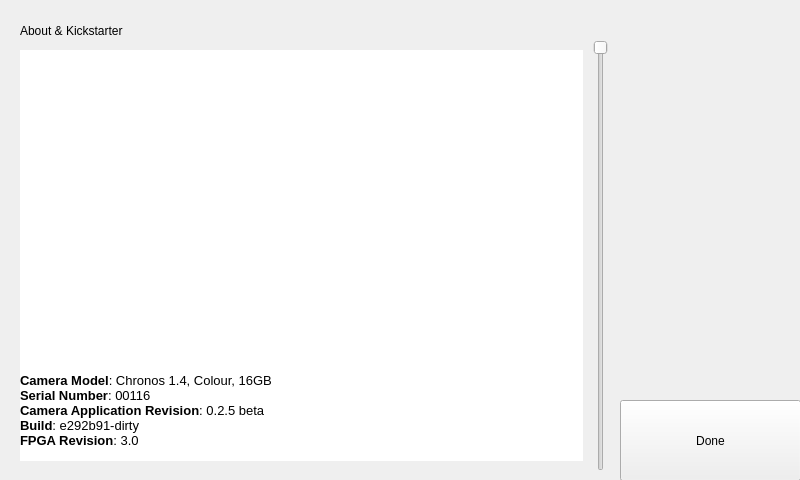
<?xml version="1.0" encoding="UTF-8"?>
<ui version="4.0">
 <class>Form</class>
 <widget class="QWidget" name="Form">
  <property name="geometry">
   <rect>
    <x>0</x>
    <y>0</y>
    <width>800</width>
    <height>480</height>
   </rect>
  </property>
  <property name="windowTitle">
   <string notr="true">About &amp; Kickstarter</string>
  </property>
  <widget class="Backdrop" name="backdrop">
   <property name="geometry">
    <rect>
     <x>0</x>
     <y>0</y>
     <width>801</width>
     <height>481</height>
    </rect>
   </property>
  </widget>
  <widget class="HeaderLabel" name="headerlabel">
   <property name="geometry">
    <rect>
     <x>20</x>
     <y>10</y>
     <width>241</width>
     <height>41</height>
    </rect>
   </property>
   <property name="text">
    <string>About &amp; Kickstarter</string>
   </property>
  </widget>
  <widget class="Button" name="uiDone">
   <property name="geometry">
    <rect>
     <x>620</x>
     <y>400</y>
     <width>181</width>
     <height>81</height>
    </rect>
   </property>
   <property name="text">
    <string>Done</string>
   </property>
  </widget>
  <widget class="Slider" name="uiScroll">
   <property name="geometry">
    <rect>
     <x>560</x>
     <y>40</y>
     <width>81</width>
     <height>431</height>
    </rect>
   </property>
   <property name="invertedAppearance">
    <bool>true</bool>
   </property>
  </widget>
  <widget class="QScrollArea" name="uiScrollArea">
   <property name="geometry">
    <rect>
     <x>20</x>
     <y>50</y>
     <width>563</width>
     <height>411</height>
    </rect>
   </property>
   <property name="styleSheet">
    <string notr="true">background: white; border: none;</string>
   </property>
   <property name="verticalScrollBarPolicy">
    <enum>Qt::ScrollBarAlwaysOff</enum>
   </property>
   <property name="horizontalScrollBarPolicy">
    <enum>Qt::ScrollBarAlwaysOff</enum>
   </property>
   <property name="widgetResizable">
    <bool>true</bool>
   </property>
   <widget class="QWidget" name="uiScrollAreaContents">
    <property name="geometry">
     <rect>
      <x>0</x>
      <y>0</y>
      <width>563</width>
      <height>411</height>
     </rect>
    </property>
    <widget class="Label" name="uiText">
     <property name="geometry">
      <rect>
       <x>0</x>
       <y>0</y>
       <width>559</width>
       <height>2300</height>
      </rect>
     </property>
     <property name="sizePolicy">
      <sizepolicy hsizetype="MinimumExpanding" vsizetype="MinimumExpanding">
       <horstretch>0</horstretch>
       <verstretch>0</verstretch>
      </sizepolicy>
     </property>
     <property name="text">
      <string>&lt;!DOCTYPE HTML PUBLIC &quot;-//W3C//DTD HTML 4.0//EN&quot; &quot;http://www.w3.org/TR/REC-html40/strict.dtd&quot;&gt;
&lt;html&gt;&lt;head&gt;&lt;meta name=&quot;qrichtext&quot; content=&quot;1&quot; /&gt;&lt;style type=&quot;text/css&quot;&gt;
p, li { white-space: pre-wrap; }
&lt;/style&gt;&lt;/head&gt;&lt;body style=&quot; font-family:'Noto Sans'; font-size:16px; font-weight:400; font-style:normal;&quot;&gt;
&lt;p style=&quot; margin-top:0px; margin-bottom:0px; margin-left:0px; margin-right:0px; -qt-block-indent:0; text-indent:0px;&quot;&gt;&lt;span style=&quot; font-size:10pt; font-weight:600;&quot;&gt;Camera Model&lt;/span&gt;&lt;span style=&quot; font-size:10pt;&quot;&gt;: Chronos 1.4, Colour, 16GB&lt;/span&gt;&lt;/p&gt;
&lt;p style=&quot; margin-top:0px; margin-bottom:0px; margin-left:0px; margin-right:0px; -qt-block-indent:0; text-indent:0px;&quot;&gt;&lt;span style=&quot; font-size:10pt; font-weight:600;&quot;&gt;Serial Number&lt;/span&gt;&lt;span style=&quot; font-size:10pt;&quot;&gt;: 00116&lt;/span&gt;&lt;/p&gt;
&lt;p style=&quot; margin-top:0px; margin-bottom:0px; margin-left:0px; margin-right:0px; -qt-block-indent:0; text-indent:0px;&quot;&gt;&lt;span style=&quot; font-size:10pt; font-weight:600;&quot;&gt;Camera Application Revision&lt;/span&gt;&lt;span style=&quot; font-size:10pt;&quot;&gt;: 0.2.5 beta&lt;/span&gt;&lt;/p&gt;
&lt;p style=&quot; margin-top:0px; margin-bottom:0px; margin-left:0px; margin-right:0px; -qt-block-indent:0; text-indent:0px;&quot;&gt;&lt;span style=&quot; font-size:10pt; font-weight:600;&quot;&gt;Build&lt;/span&gt;&lt;span style=&quot; font-size:10pt;&quot;&gt;: e292b91-dirty&lt;/span&gt;&lt;/p&gt;
&lt;p style=&quot; margin-top:0px; margin-bottom:0px; margin-left:0px; margin-right:0px; -qt-block-indent:0; text-indent:0px;&quot;&gt;&lt;span style=&quot; font-size:10pt; font-weight:600;&quot;&gt;FPGA Revision&lt;/span&gt;&lt;span style=&quot; font-size:10pt;&quot;&gt;: 3.0&lt;/span&gt;&lt;/p&gt;
&lt;p style=&quot;-qt-paragraph-type:empty; margin-top:0px; margin-bottom:0px; margin-left:0px; margin-right:0px; -qt-block-indent:0; text-indent:0px; font-size:10pt;&quot;&gt;&lt;br /&gt;&lt;/p&gt;
&lt;p style=&quot; margin-top:0px; margin-bottom:0px; margin-left:0px; margin-right:0px; -qt-block-indent:0; text-indent:0px;&quot;&gt;&lt;span style=&quot; font-size:10pt;&quot;&gt;A HUGE thanks to all of our Kickstarter backers!&lt;/span&gt;&lt;/p&gt;
&lt;p style=&quot; margin-top:0px; margin-bottom:0px; margin-left:0px; margin-right:0px; -qt-block-indent:0; text-indent:0px;&quot;&gt;&lt;span style=&quot; font-size:10pt;&quot;&gt;Without your support, this camera would not exist.&lt;/span&gt;&lt;/p&gt;
&lt;p style=&quot;-qt-paragraph-type:empty; margin-top:0px; margin-bottom:0px; margin-left:0px; margin-right:0px; -qt-block-indent:0; text-indent:0px; font-size:10pt;&quot;&gt;&lt;br /&gt;&lt;/p&gt;
&lt;p style=&quot; margin-top:0px; margin-bottom:0px; margin-left:0px; margin-right:0px; -qt-block-indent:0; text-indent:0px;&quot;&gt;&lt;span style=&quot; font-size:10pt; font-weight:600;&quot;&gt;8GB Earlybird Reward&lt;/span&gt;&lt;/p&gt;
&lt;p style=&quot; margin-top:0px; margin-bottom:0px; margin-left:0px; margin-right:0px; -qt-block-indent:0; text-indent:0px;&quot;&gt;&lt;span style=&quot; font-size:10pt;&quot;&gt;-----&lt;/span&gt;&lt;/p&gt;
&lt;p style=&quot; margin-top:0px; margin-bottom:0px; margin-left:0px; margin-right:0px; -qt-block-indent:0; text-indent:0px;&quot;&gt;&lt;span style=&quot; font-size:10pt;&quot;&gt;Electra Flarefire&lt;/span&gt;&lt;/p&gt;
&lt;p style=&quot; margin-top:0px; margin-bottom:0px; margin-left:0px; margin-right:0px; -qt-block-indent:0; text-indent:0px;&quot;&gt;&lt;span style=&quot; font-size:10pt;&quot;&gt;Bennbuilds&lt;/span&gt;&lt;/p&gt;
&lt;p style=&quot; margin-top:0px; margin-bottom:0px; margin-left:0px; margin-right:0px; -qt-block-indent:0; text-indent:0px;&quot;&gt;&lt;span style=&quot; font-size:10pt;&quot;&gt;gamerdonkey&lt;/span&gt;&lt;/p&gt;
&lt;p style=&quot; margin-top:0px; margin-bottom:0px; margin-left:0px; margin-right:0px; -qt-block-indent:0; text-indent:0px;&quot;&gt;&lt;span style=&quot; font-size:10pt;&quot;&gt;Aimed Research&lt;/span&gt;&lt;/p&gt;
&lt;p style=&quot; margin-top:0px; margin-bottom:0px; margin-left:0px; margin-right:0px; -qt-block-indent:0; text-indent:0px;&quot;&gt;&lt;span style=&quot; font-size:10pt;&quot;&gt;Duane Degn&lt;/span&gt;&lt;/p&gt;
&lt;p style=&quot; margin-top:0px; margin-bottom:0px; margin-left:0px; margin-right:0px; -qt-block-indent:0; text-indent:0px;&quot;&gt;&lt;span style=&quot; font-size:10pt;&quot;&gt;Davor Bogavac&lt;/span&gt;&lt;/p&gt;
&lt;p style=&quot;-qt-paragraph-type:empty; margin-top:0px; margin-bottom:0px; margin-left:0px; margin-right:0px; -qt-block-indent:0; text-indent:0px; font-size:10pt;&quot;&gt;&lt;br /&gt;&lt;/p&gt;
&lt;p style=&quot; margin-top:0px; margin-bottom:0px; margin-left:0px; margin-right:0px; -qt-block-indent:0; text-indent:0px;&quot;&gt;&lt;span style=&quot; font-size:10pt; font-weight:600;&quot;&gt;16GB Earlybird Reward&lt;/span&gt;&lt;/p&gt;
&lt;p style=&quot; margin-top:0px; margin-bottom:0px; margin-left:0px; margin-right:0px; -qt-block-indent:0; text-indent:0px;&quot;&gt;&lt;span style=&quot; font-size:10pt;&quot;&gt;-----&lt;/span&gt;&lt;/p&gt;
&lt;p style=&quot; margin-top:0px; margin-bottom:0px; margin-left:0px; margin-right:0px; -qt-block-indent:0; text-indent:0px;&quot;&gt;&lt;span style=&quot; font-size:10pt;&quot;&gt;Joni Hautala&lt;/span&gt;&lt;/p&gt;
&lt;p style=&quot; margin-top:0px; margin-bottom:0px; margin-left:0px; margin-right:0px; -qt-block-indent:0; text-indent:0px;&quot;&gt;&lt;span style=&quot; font-size:10pt;&quot;&gt;Nick Moore&lt;/span&gt;&lt;/p&gt;
&lt;p style=&quot; margin-top:0px; margin-bottom:0px; margin-left:0px; margin-right:0px; -qt-block-indent:0; text-indent:0px;&quot;&gt;&lt;span style=&quot; font-size:10pt;&quot;&gt;Sergey Muravskiy&lt;/span&gt;&lt;/p&gt;
&lt;p style=&quot; margin-top:0px; margin-bottom:0px; margin-left:0px; margin-right:0px; -qt-block-indent:0; text-indent:0px;&quot;&gt;&lt;span style=&quot; font-size:10pt;&quot;&gt;Chris Kopp&lt;/span&gt;&lt;/p&gt;
&lt;p style=&quot; margin-top:0px; margin-bottom:0px; margin-left:0px; margin-right:0px; -qt-block-indent:0; text-indent:0px;&quot;&gt;&lt;span style=&quot; font-size:10pt;&quot;&gt;Varka&lt;/span&gt;&lt;/p&gt;
&lt;p style=&quot; margin-top:0px; margin-bottom:0px; margin-left:0px; margin-right:0px; -qt-block-indent:0; text-indent:0px;&quot;&gt;&lt;span style=&quot; font-size:10pt;&quot;&gt;Amir Rezvan&lt;/span&gt;&lt;/p&gt;
&lt;p style=&quot; margin-top:0px; margin-bottom:0px; margin-left:0px; margin-right:0px; -qt-block-indent:0; text-indent:0px;&quot;&gt;&lt;span style=&quot; font-size:10pt;&quot;&gt;Jared Reabow&lt;/span&gt;&lt;/p&gt;
&lt;p style=&quot;-qt-paragraph-type:empty; margin-top:0px; margin-bottom:0px; margin-left:0px; margin-right:0px; -qt-block-indent:0; text-indent:0px; font-size:10pt;&quot;&gt;&lt;br /&gt;&lt;/p&gt;
&lt;p style=&quot; margin-top:0px; margin-bottom:0px; margin-left:0px; margin-right:0px; -qt-block-indent:0; text-indent:0px;&quot;&gt;&lt;span style=&quot; font-size:10pt;&quot;&gt;16GB + Zoom Lens Earlybird Reward&lt;/span&gt;&lt;/p&gt;
&lt;p style=&quot; margin-top:0px; margin-bottom:0px; margin-left:0px; margin-right:0px; -qt-block-indent:0; text-indent:0px;&quot;&gt;&lt;span style=&quot; font-size:10pt;&quot;&gt;-----&lt;/span&gt;&lt;/p&gt;
&lt;p style=&quot; margin-top:0px; margin-bottom:0px; margin-left:0px; margin-right:0px; -qt-block-indent:0; text-indent:0px;&quot;&gt;&lt;span style=&quot; font-size:10pt;&quot;&gt;Daniel De Jager&lt;/span&gt;&lt;/p&gt;
&lt;p style=&quot; margin-top:0px; margin-bottom:0px; margin-left:0px; margin-right:0px; -qt-block-indent:0; text-indent:0px;&quot;&gt;&lt;span style=&quot; font-size:10pt;&quot;&gt;Anton4&lt;/span&gt;&lt;/p&gt;
&lt;p style=&quot; margin-top:0px; margin-bottom:0px; margin-left:0px; margin-right:0px; -qt-block-indent:0; text-indent:0px;&quot;&gt;&lt;span style=&quot; font-size:10pt;&quot;&gt;/r/Critters&lt;/span&gt;&lt;/p&gt;
&lt;p style=&quot; margin-top:0px; margin-bottom:0px; margin-left:0px; margin-right:0px; -qt-block-indent:0; text-indent:0px;&quot;&gt;&lt;span style=&quot; font-size:10pt;&quot;&gt;Edwin Chiu&lt;/span&gt;&lt;/p&gt;
&lt;p style=&quot; margin-top:0px; margin-bottom:0px; margin-left:0px; margin-right:0px; -qt-block-indent:0; text-indent:0px;&quot;&gt;&lt;span style=&quot; font-size:10pt;&quot;&gt;Remy Nonnenmacher&lt;/span&gt;&lt;/p&gt;
&lt;p style=&quot; margin-top:0px; margin-bottom:0px; margin-left:0px; margin-right:0px; -qt-block-indent:0; text-indent:0px;&quot;&gt;&lt;span style=&quot; font-size:10pt;&quot;&gt;Laine Walker-Avina&lt;/span&gt;&lt;/p&gt;
&lt;p style=&quot;-qt-paragraph-type:empty; margin-top:0px; margin-bottom:0px; margin-left:0px; margin-right:0px; -qt-block-indent:0; text-indent:0px; font-size:10pt;&quot;&gt;&lt;br /&gt;&lt;/p&gt;
&lt;p style=&quot; margin-top:0px; margin-bottom:0px; margin-left:0px; margin-right:0px; -qt-block-indent:0; text-indent:0px;&quot;&gt;&lt;span style=&quot; font-size:10pt; font-weight:600;&quot;&gt;8GB Normal Reward&lt;/span&gt;&lt;/p&gt;
&lt;p style=&quot; margin-top:0px; margin-bottom:0px; margin-left:0px; margin-right:0px; -qt-block-indent:0; text-indent:0px;&quot;&gt;&lt;span style=&quot; font-size:10pt;&quot;&gt;-----&lt;/span&gt;&lt;/p&gt;
&lt;p style=&quot; margin-top:0px; margin-bottom:0px; margin-left:0px; margin-right:0px; -qt-block-indent:0; text-indent:0px;&quot;&gt;&lt;span style=&quot; font-size:10pt;&quot;&gt;Bidule0hm&lt;/span&gt;&lt;/p&gt;
&lt;p style=&quot; margin-top:0px; margin-bottom:0px; margin-left:0px; margin-right:0px; -qt-block-indent:0; text-indent:0px;&quot;&gt;&lt;span style=&quot; font-size:10pt;&quot;&gt;LFD Research&lt;/span&gt;&lt;/p&gt;
&lt;p style=&quot; margin-top:0px; margin-bottom:0px; margin-left:0px; margin-right:0px; -qt-block-indent:0; text-indent:0px;&quot;&gt;&lt;span style=&quot; font-size:10pt;&quot;&gt;67restomodder&lt;/span&gt;&lt;/p&gt;
&lt;p style=&quot; margin-top:0px; margin-bottom:0px; margin-left:0px; margin-right:0px; -qt-block-indent:0; text-indent:0px;&quot;&gt;&lt;span style=&quot; font-size:10pt;&quot;&gt;Martin Kielhorn&lt;/span&gt;&lt;/p&gt;
&lt;p style=&quot; margin-top:0px; margin-bottom:0px; margin-left:0px; margin-right:0px; -qt-block-indent:0; text-indent:0px;&quot;&gt;&lt;span style=&quot; font-size:10pt;&quot;&gt;Jean-Sebastien Busque&lt;/span&gt;&lt;/p&gt;
&lt;p style=&quot; margin-top:0px; margin-bottom:0px; margin-left:0px; margin-right:0px; -qt-block-indent:0; text-indent:0px;&quot;&gt;&lt;span style=&quot; font-size:10pt;&quot;&gt;James Benet&lt;/span&gt;&lt;/p&gt;
&lt;p style=&quot; margin-top:0px; margin-bottom:0px; margin-left:0px; margin-right:0px; -qt-block-indent:0; text-indent:0px;&quot;&gt;&lt;span style=&quot; font-size:10pt;&quot;&gt;Aaron Kaumeyer&lt;/span&gt;&lt;/p&gt;
&lt;p style=&quot; margin-top:0px; margin-bottom:0px; margin-left:0px; margin-right:0px; -qt-block-indent:0; text-indent:0px;&quot;&gt;&lt;span style=&quot; font-size:10pt;&quot;&gt;NATSUKI ISHIBASHI&lt;/span&gt;&lt;/p&gt;
&lt;p style=&quot; margin-top:0px; margin-bottom:0px; margin-left:0px; margin-right:0px; -qt-block-indent:0; text-indent:0px;&quot;&gt;&lt;span style=&quot; font-size:10pt;&quot;&gt;Aki Korhonen / akikorhonen.org&lt;/span&gt;&lt;/p&gt;
&lt;p style=&quot; margin-top:0px; margin-bottom:0px; margin-left:0px; margin-right:0px; -qt-block-indent:0; text-indent:0px;&quot;&gt;&lt;span style=&quot; font-size:10pt;&quot;&gt;Victor Lund&lt;/span&gt;&lt;/p&gt;
&lt;p style=&quot;-qt-paragraph-type:empty; margin-top:0px; margin-bottom:0px; margin-left:0px; margin-right:0px; -qt-block-indent:0; text-indent:0px; font-size:10pt;&quot;&gt;&lt;br /&gt;&lt;/p&gt;
&lt;p style=&quot; margin-top:0px; margin-bottom:0px; margin-left:0px; margin-right:0px; -qt-block-indent:0; text-indent:0px;&quot;&gt;&lt;span style=&quot; font-size:10pt; font-weight:600;&quot;&gt;16GB Normal Reward&lt;/span&gt;&lt;/p&gt;
&lt;p style=&quot; margin-top:0px; margin-bottom:0px; margin-left:0px; margin-right:0px; -qt-block-indent:0; text-indent:0px;&quot;&gt;&lt;span style=&quot; font-size:10pt;&quot;&gt;-----&lt;/span&gt;&lt;/p&gt;
&lt;p style=&quot; margin-top:0px; margin-bottom:0px; margin-left:0px; margin-right:0px; -qt-block-indent:0; text-indent:0px;&quot;&gt;&lt;span style=&quot; font-size:10pt;&quot;&gt;Milwaukee Tool&lt;/span&gt;&lt;/p&gt;
&lt;p style=&quot; margin-top:0px; margin-bottom:0px; margin-left:0px; margin-right:0px; -qt-block-indent:0; text-indent:0px;&quot;&gt;&lt;span style=&quot; font-size:10pt;&quot;&gt;Zachary Washecheck&lt;/span&gt;&lt;/p&gt;
&lt;p style=&quot; margin-top:0px; margin-bottom:0px; margin-left:0px; margin-right:0px; -qt-block-indent:0; text-indent:0px;&quot;&gt;&lt;span style=&quot; font-size:10pt;&quot;&gt;Simon Kirby&lt;/span&gt;&lt;/p&gt;
&lt;p style=&quot; margin-top:0px; margin-bottom:0px; margin-left:0px; margin-right:0px; -qt-block-indent:0; text-indent:0px;&quot;&gt;&lt;span style=&quot; font-size:10pt;&quot;&gt;Jason Fish&lt;/span&gt;&lt;/p&gt;
&lt;p style=&quot; margin-top:0px; margin-bottom:0px; margin-left:0px; margin-right:0px; -qt-block-indent:0; text-indent:0px;&quot;&gt;&lt;span style=&quot; font-size:10pt;&quot;&gt;Vincent Ibeachum&lt;/span&gt;&lt;/p&gt;
&lt;p style=&quot; margin-top:0px; margin-bottom:0px; margin-left:0px; margin-right:0px; -qt-block-indent:0; text-indent:0px;&quot;&gt;&lt;span style=&quot; font-size:10pt;&quot;&gt;Aaron Kondziela&lt;/span&gt;&lt;/p&gt;
&lt;p style=&quot; margin-top:0px; margin-bottom:0px; margin-left:0px; margin-right:0px; -qt-block-indent:0; text-indent:0px;&quot;&gt;&lt;span style=&quot; font-size:10pt;&quot;&gt;Khalid aljasmi&lt;/span&gt;&lt;/p&gt;
&lt;p style=&quot; margin-top:0px; margin-bottom:0px; margin-left:0px; margin-right:0px; -qt-block-indent:0; text-indent:0px;&quot;&gt;&lt;span style=&quot; font-size:10pt;&quot;&gt;Patrick Rebstock&lt;/span&gt;&lt;/p&gt;
&lt;p style=&quot; margin-top:0px; margin-bottom:0px; margin-left:0px; margin-right:0px; -qt-block-indent:0; text-indent:0px;&quot;&gt;&lt;span style=&quot; font-size:10pt;&quot;&gt;Martin Schiffer&lt;/span&gt;&lt;/p&gt;
&lt;p style=&quot; margin-top:0px; margin-bottom:0px; margin-left:0px; margin-right:0px; -qt-block-indent:0; text-indent:0px;&quot;&gt;&lt;span style=&quot; font-size:10pt;&quot;&gt;Danny Benitez&lt;/span&gt;&lt;/p&gt;
&lt;p style=&quot; margin-top:0px; margin-bottom:0px; margin-left:0px; margin-right:0px; -qt-block-indent:0; text-indent:0px;&quot;&gt;&lt;span style=&quot; font-size:10pt;&quot;&gt;metaform3d&lt;/span&gt;&lt;/p&gt;
&lt;p style=&quot; margin-top:0px; margin-bottom:0px; margin-left:0px; margin-right:0px; -qt-block-indent:0; text-indent:0px;&quot;&gt;&lt;span style=&quot; font-size:10pt;&quot;&gt;SacaW&lt;/span&gt;&lt;/p&gt;
&lt;p style=&quot; margin-top:0px; margin-bottom:0px; margin-left:0px; margin-right:0px; -qt-block-indent:0; text-indent:0px;&quot;&gt;&lt;span style=&quot; font-size:10pt;&quot;&gt;Michael Zappe&lt;/span&gt;&lt;/p&gt;
&lt;p style=&quot; margin-top:0px; margin-bottom:0px; margin-left:0px; margin-right:0px; -qt-block-indent:0; text-indent:0px;&quot;&gt;&lt;span style=&quot; font-size:10pt;&quot;&gt;John Clifford&lt;/span&gt;&lt;/p&gt;
&lt;p style=&quot; margin-top:0px; margin-bottom:0px; margin-left:0px; margin-right:0px; -qt-block-indent:0; text-indent:0px;&quot;&gt;&lt;span style=&quot; font-size:10pt;&quot;&gt;Rudy&lt;/span&gt;&lt;/p&gt;
&lt;p style=&quot; margin-top:0px; margin-bottom:0px; margin-left:0px; margin-right:0px; -qt-block-indent:0; text-indent:0px;&quot;&gt;&lt;span style=&quot; font-size:10pt;&quot;&gt;toyfel&lt;/span&gt;&lt;/p&gt;
&lt;p style=&quot; margin-top:0px; margin-bottom:0px; margin-left:0px; margin-right:0px; -qt-block-indent:0; text-indent:0px;&quot;&gt;&lt;span style=&quot; font-size:10pt;&quot;&gt;Martin Klimas&lt;/span&gt;&lt;/p&gt;
&lt;p style=&quot; margin-top:0px; margin-bottom:0px; margin-left:0px; margin-right:0px; -qt-block-indent:0; text-indent:0px;&quot;&gt;&lt;span style=&quot; font-size:10pt;&quot;&gt;gahang&lt;/span&gt;&lt;/p&gt;
&lt;p style=&quot; margin-top:0px; margin-bottom:0px; margin-left:0px; margin-right:0px; -qt-block-indent:0; text-indent:0px;&quot;&gt;&lt;span style=&quot; font-size:10pt;&quot;&gt;TheNextCorner&lt;/span&gt;&lt;/p&gt;
&lt;p style=&quot; margin-top:0px; margin-bottom:0px; margin-left:0px; margin-right:0px; -qt-block-indent:0; text-indent:0px;&quot;&gt;&lt;span style=&quot; font-size:10pt;&quot;&gt;Kumar Bhat&lt;/span&gt;&lt;/p&gt;
&lt;p style=&quot; margin-top:0px; margin-bottom:0px; margin-left:0px; margin-right:0px; -qt-block-indent:0; text-indent:0px;&quot;&gt;&lt;span style=&quot; font-size:10pt;&quot;&gt;Mark Rober&lt;/span&gt;&lt;/p&gt;
&lt;p style=&quot; margin-top:0px; margin-bottom:0px; margin-left:0px; margin-right:0px; -qt-block-indent:0; text-indent:0px;&quot;&gt;&lt;span style=&quot; font-size:10pt;&quot;&gt;Caleb E.&lt;/span&gt;&lt;/p&gt;
&lt;p style=&quot; margin-top:0px; margin-bottom:0px; margin-left:0px; margin-right:0px; -qt-block-indent:0; text-indent:0px;&quot;&gt;&lt;span style=&quot; font-size:10pt;&quot;&gt;Frenchie&lt;/span&gt;&lt;/p&gt;
&lt;p style=&quot; margin-top:0px; margin-bottom:0px; margin-left:0px; margin-right:0px; -qt-block-indent:0; text-indent:0px;&quot;&gt;&lt;span style=&quot; font-size:10pt;&quot;&gt;M. Zankich&lt;/span&gt;&lt;/p&gt;
&lt;p style=&quot;-qt-paragraph-type:empty; margin-top:0px; margin-bottom:0px; margin-left:0px; margin-right:0px; -qt-block-indent:0; text-indent:0px; font-size:10pt;&quot;&gt;&lt;br /&gt;&lt;/p&gt;
&lt;p style=&quot; margin-top:0px; margin-bottom:0px; margin-left:0px; margin-right:0px; -qt-block-indent:0; text-indent:0px;&quot;&gt;&lt;span style=&quot; font-size:10pt; font-weight:600;&quot;&gt;Black Friday 16GB Reward&lt;/span&gt;&lt;/p&gt;
&lt;p style=&quot; margin-top:0px; margin-bottom:0px; margin-left:0px; margin-right:0px; -qt-block-indent:0; text-indent:0px;&quot;&gt;&lt;span style=&quot; font-size:10pt;&quot;&gt;-----&lt;/span&gt;&lt;/p&gt;
&lt;p style=&quot; margin-top:0px; margin-bottom:0px; margin-left:0px; margin-right:0px; -qt-block-indent:0; text-indent:0px;&quot;&gt;&lt;span style=&quot; font-size:10pt;&quot;&gt;Robert Scheer&lt;/span&gt;&lt;/p&gt;
&lt;p style=&quot; margin-top:0px; margin-bottom:0px; margin-left:0px; margin-right:0px; -qt-block-indent:0; text-indent:0px;&quot;&gt;&lt;span style=&quot; font-size:10pt;&quot;&gt;gannon&lt;/span&gt;&lt;/p&gt;
&lt;p style=&quot; margin-top:0px; margin-bottom:0px; margin-left:0px; margin-right:0px; -qt-block-indent:0; text-indent:0px;&quot;&gt;&lt;span style=&quot; font-size:10pt;&quot;&gt;David Keng&lt;/span&gt;&lt;/p&gt;
&lt;p style=&quot; margin-top:0px; margin-bottom:0px; margin-left:0px; margin-right:0px; -qt-block-indent:0; text-indent:0px;&quot;&gt;&lt;span style=&quot; font-size:10pt;&quot;&gt;Kent VanderVelden @kvvcreates&lt;/span&gt;&lt;/p&gt;
&lt;p style=&quot; margin-top:0px; margin-bottom:0px; margin-left:0px; margin-right:0px; -qt-block-indent:0; text-indent:0px;&quot;&gt;&lt;span style=&quot; font-size:10pt;&quot;&gt;Brad Owen&lt;/span&gt;&lt;/p&gt;
&lt;p style=&quot; margin-top:0px; margin-bottom:0px; margin-left:0px; margin-right:0px; -qt-block-indent:0; text-indent:0px;&quot;&gt;&lt;span style=&quot; font-size:10pt;&quot;&gt;Eric Cheng&lt;/span&gt;&lt;/p&gt;
&lt;p style=&quot; margin-top:0px; margin-bottom:0px; margin-left:0px; margin-right:0px; -qt-block-indent:0; text-indent:0px;&quot;&gt;&lt;span style=&quot; font-size:10pt;&quot;&gt;Jochen Reichl&lt;/span&gt;&lt;/p&gt;
&lt;p style=&quot; margin-top:0px; margin-bottom:0px; margin-left:0px; margin-right:0px; -qt-block-indent:0; text-indent:0px;&quot;&gt;&lt;span style=&quot; font-size:10pt;&quot;&gt;Michael Nickl&lt;/span&gt;&lt;/p&gt;
&lt;p style=&quot; margin-top:0px; margin-bottom:0px; margin-left:0px; margin-right:0px; -qt-block-indent:0; text-indent:0px;&quot;&gt;&lt;span style=&quot; font-size:10pt;&quot;&gt;David Bloomfield&lt;/span&gt;&lt;/p&gt;
&lt;p style=&quot; margin-top:0px; margin-bottom:0px; margin-left:0px; margin-right:0px; -qt-block-indent:0; text-indent:0px;&quot;&gt;&lt;span style=&quot; font-size:10pt;&quot;&gt;David Gilmour, Martin VanTiel&lt;/span&gt;&lt;/p&gt;
&lt;p style=&quot; margin-top:0px; margin-bottom:0px; margin-left:0px; margin-right:0px; -qt-block-indent:0; text-indent:0px;&quot;&gt;&lt;span style=&quot; font-size:10pt;&quot;&gt;ab&lt;/span&gt;&lt;/p&gt;
&lt;p style=&quot; margin-top:0px; margin-bottom:0px; margin-left:0px; margin-right:0px; -qt-block-indent:0; text-indent:0px;&quot;&gt;&lt;span style=&quot; font-size:10pt;&quot;&gt;Nikolai Neff&lt;/span&gt;&lt;/p&gt;
&lt;p style=&quot; margin-top:0px; margin-bottom:0px; margin-left:0px; margin-right:0px; -qt-block-indent:0; text-indent:0px;&quot;&gt;&lt;span style=&quot; font-size:10pt;&quot;&gt;Mike Smith&lt;/span&gt;&lt;/p&gt;
&lt;p style=&quot; margin-top:0px; margin-bottom:0px; margin-left:0px; margin-right:0px; -qt-block-indent:0; text-indent:0px;&quot;&gt;&lt;span style=&quot; font-size:10pt;&quot;&gt;Kurt Ohms&lt;/span&gt;&lt;/p&gt;
&lt;p style=&quot; margin-top:0px; margin-bottom:0px; margin-left:0px; margin-right:0px; -qt-block-indent:0; text-indent:0px;&quot;&gt;&lt;span style=&quot; font-size:10pt;&quot;&gt;Juan Rivas&lt;/span&gt;&lt;/p&gt;
&lt;p style=&quot; margin-top:0px; margin-bottom:0px; margin-left:0px; margin-right:0px; -qt-block-indent:0; text-indent:0px;&quot;&gt;&lt;span style=&quot; font-size:10pt;&quot;&gt;AutomaticLogic LLC&lt;/span&gt;&lt;/p&gt;
&lt;p style=&quot; margin-top:0px; margin-bottom:0px; margin-left:0px; margin-right:0px; -qt-block-indent:0; text-indent:0px;&quot;&gt;&lt;span style=&quot; font-size:10pt;&quot;&gt;vibritec.net&lt;/span&gt;&lt;/p&gt;
&lt;p style=&quot; margin-top:0px; margin-bottom:0px; margin-left:0px; margin-right:0px; -qt-block-indent:0; text-indent:0px;&quot;&gt;&lt;span style=&quot; font-size:10pt;&quot;&gt;Alejandro Abarca Blanco&lt;/span&gt;&lt;/p&gt;
&lt;p style=&quot; margin-top:0px; margin-bottom:0px; margin-left:0px; margin-right:0px; -qt-block-indent:0; text-indent:0px;&quot;&gt;&lt;span style=&quot; font-size:10pt;&quot;&gt;John Chambers&lt;/span&gt;&lt;/p&gt;
&lt;p style=&quot; margin-top:0px; margin-bottom:0px; margin-left:0px; margin-right:0px; -qt-block-indent:0; text-indent:0px;&quot;&gt;&lt;span style=&quot; font-size:10pt;&quot;&gt;Albin Mächler&lt;/span&gt;&lt;/p&gt;
&lt;p style=&quot; margin-top:0px; margin-bottom:0px; margin-left:0px; margin-right:0px; -qt-block-indent:0; text-indent:0px;&quot;&gt;&lt;span style=&quot; font-size:10pt;&quot;&gt;T. Martin&lt;/span&gt;&lt;/p&gt;
&lt;p style=&quot; margin-top:0px; margin-bottom:0px; margin-left:0px; margin-right:0px; -qt-block-indent:0; text-indent:0px;&quot;&gt;&lt;span style=&quot; font-size:10pt;&quot;&gt;Joon Lee&lt;/span&gt;&lt;/p&gt;
&lt;p style=&quot;-qt-paragraph-type:empty; margin-top:0px; margin-bottom:0px; margin-left:0px; margin-right:0px; -qt-block-indent:0; text-indent:0px; font-size:10pt;&quot;&gt;&lt;br /&gt;&lt;/p&gt;
&lt;p style=&quot; margin-top:0px; margin-bottom:0px; margin-left:0px; margin-right:0px; -qt-block-indent:0; text-indent:0px;&quot;&gt;&lt;span style=&quot; font-size:10pt; font-weight:600;&quot;&gt;16GB + Zoom Lens Normal Reward&lt;/span&gt;&lt;/p&gt;
&lt;p style=&quot; margin-top:0px; margin-bottom:0px; margin-left:0px; margin-right:0px; -qt-block-indent:0; text-indent:0px;&quot;&gt;&lt;span style=&quot; font-size:10pt;&quot;&gt;-----&lt;/span&gt;&lt;/p&gt;
&lt;p style=&quot; margin-top:0px; margin-bottom:0px; margin-left:0px; margin-right:0px; -qt-block-indent:0; text-indent:0px;&quot;&gt;&lt;span style=&quot; font-size:10pt;&quot;&gt;Cory Benjamin&lt;/span&gt;&lt;/p&gt;
&lt;p style=&quot; margin-top:0px; margin-bottom:0px; margin-left:0px; margin-right:0px; -qt-block-indent:0; text-indent:0px;&quot;&gt;&lt;span style=&quot; font-size:10pt;&quot;&gt;Terje Vernly&lt;/span&gt;&lt;/p&gt;
&lt;p style=&quot; margin-top:0px; margin-bottom:0px; margin-left:0px; margin-right:0px; -qt-block-indent:0; text-indent:0px;&quot;&gt;&lt;span style=&quot; font-size:10pt;&quot;&gt;Dan Stoneham&lt;/span&gt;&lt;/p&gt;
&lt;p style=&quot; margin-top:0px; margin-bottom:0px; margin-left:0px; margin-right:0px; -qt-block-indent:0; text-indent:0px;&quot;&gt;&lt;span style=&quot; font-size:10pt;&quot;&gt;LangweileDich.net&lt;/span&gt;&lt;/p&gt;
&lt;p style=&quot; margin-top:0px; margin-bottom:0px; margin-left:0px; margin-right:0px; -qt-block-indent:0; text-indent:0px;&quot;&gt;&lt;span style=&quot; font-size:10pt;&quot;&gt;Abby Urban&lt;/span&gt;&lt;/p&gt;
&lt;p style=&quot; margin-top:0px; margin-bottom:0px; margin-left:0px; margin-right:0px; -qt-block-indent:0; text-indent:0px;&quot;&gt;&lt;span style=&quot; font-size:10pt;&quot;&gt;Frank Parks&lt;/span&gt;&lt;/p&gt;
&lt;p style=&quot; margin-top:0px; margin-bottom:0px; margin-left:0px; margin-right:0px; -qt-block-indent:0; text-indent:0px;&quot;&gt;&lt;span style=&quot; font-size:10pt;&quot;&gt;Quack Shack&lt;/span&gt;&lt;/p&gt;
&lt;p style=&quot; margin-top:0px; margin-bottom:0px; margin-left:0px; margin-right:0px; -qt-block-indent:0; text-indent:0px;&quot;&gt;&lt;span style=&quot; font-size:10pt;&quot;&gt;MuthuRajan&lt;/span&gt;&lt;/p&gt;
&lt;p style=&quot; margin-top:0px; margin-bottom:0px; margin-left:0px; margin-right:0px; -qt-block-indent:0; text-indent:0px;&quot;&gt;&lt;span style=&quot; font-size:10pt;&quot;&gt;John Johnston - QCopterCam.com&lt;/span&gt;&lt;/p&gt;
&lt;p style=&quot; margin-top:0px; margin-bottom:0px; margin-left:0px; margin-right:0px; -qt-block-indent:0; text-indent:0px;&quot;&gt;&lt;span style=&quot; font-size:10pt;&quot;&gt;Paal Hagh Sandberg&lt;/span&gt;&lt;/p&gt;
&lt;p style=&quot; margin-top:0px; margin-bottom:0px; margin-left:0px; margin-right:0px; -qt-block-indent:0; text-indent:0px;&quot;&gt;&lt;span style=&quot; font-size:10pt;&quot;&gt;OrangeHatUAV.com&lt;/span&gt;&lt;/p&gt;
&lt;p style=&quot; margin-top:0px; margin-bottom:0px; margin-left:0px; margin-right:0px; -qt-block-indent:0; text-indent:0px;&quot;&gt;&lt;span style=&quot; font-size:10pt;&quot;&gt;Boz&lt;/span&gt;&lt;/p&gt;
&lt;p style=&quot; margin-top:0px; margin-bottom:0px; margin-left:0px; margin-right:0px; -qt-block-indent:0; text-indent:0px;&quot;&gt;&lt;span style=&quot; font-size:10pt;&quot;&gt;J Madura&lt;/span&gt;&lt;/p&gt;
&lt;p style=&quot; margin-top:0px; margin-bottom:0px; margin-left:0px; margin-right:0px; -qt-block-indent:0; text-indent:0px;&quot;&gt;&lt;span style=&quot; font-size:10pt;&quot;&gt;Kevin Glaser&lt;/span&gt;&lt;/p&gt;
&lt;p style=&quot; margin-top:0px; margin-bottom:0px; margin-left:0px; margin-right:0px; -qt-block-indent:0; text-indent:0px;&quot;&gt;&lt;span style=&quot; font-size:10pt;&quot;&gt;Niki Amberger&lt;/span&gt;&lt;/p&gt;
&lt;p style=&quot; margin-top:0px; margin-bottom:0px; margin-left:0px; margin-right:0px; -qt-block-indent:0; text-indent:0px;&quot;&gt;&lt;span style=&quot; font-size:10pt;&quot;&gt;Kevin&lt;/span&gt;&lt;/p&gt;
&lt;p style=&quot; margin-top:0px; margin-bottom:0px; margin-left:0px; margin-right:0px; -qt-block-indent:0; text-indent:0px;&quot;&gt;&lt;span style=&quot; font-size:10pt;&quot;&gt;Wouter.org&lt;/span&gt;&lt;/p&gt;
&lt;p style=&quot; margin-top:0px; margin-bottom:0px; margin-left:0px; margin-right:0px; -qt-block-indent:0; text-indent:0px;&quot;&gt;&lt;span style=&quot; font-size:10pt;&quot;&gt;Bo Wang&lt;/span&gt;&lt;/p&gt;
&lt;p style=&quot; margin-top:0px; margin-bottom:0px; margin-left:0px; margin-right:0px; -qt-block-indent:0; text-indent:0px;&quot;&gt;&lt;span style=&quot; font-size:10pt;&quot;&gt;Lehigh University Tribology Lab&lt;/span&gt;&lt;/p&gt;
&lt;p style=&quot; margin-top:0px; margin-bottom:0px; margin-left:0px; margin-right:0px; -qt-block-indent:0; text-indent:0px;&quot;&gt;&lt;span style=&quot; font-size:10pt;&quot;&gt;andreyshakkar&lt;/span&gt;&lt;/p&gt;
&lt;p style=&quot; margin-top:0px; margin-bottom:0px; margin-left:0px; margin-right:0px; -qt-block-indent:0; text-indent:0px;&quot;&gt;&lt;span style=&quot; font-size:10pt;&quot;&gt;Robert Sutton&lt;/span&gt;&lt;/p&gt;
&lt;p style=&quot; margin-top:0px; margin-bottom:0px; margin-left:0px; margin-right:0px; -qt-block-indent:0; text-indent:0px;&quot;&gt;&lt;span style=&quot; font-size:10pt;&quot;&gt;CoatMaster&lt;/span&gt;&lt;/p&gt;
&lt;p style=&quot; margin-top:0px; margin-bottom:0px; margin-left:0px; margin-right:0px; -qt-block-indent:0; text-indent:0px;&quot;&gt;&lt;span style=&quot; font-size:10pt;&quot;&gt;Ruedi @ Job GmbH&lt;/span&gt;&lt;/p&gt;
&lt;p style=&quot; margin-top:0px; margin-bottom:0px; margin-left:0px; margin-right:0px; -qt-block-indent:0; text-indent:0px;&quot;&gt;&lt;span style=&quot; font-size:10pt;&quot;&gt;TRN&lt;/span&gt;&lt;/p&gt;
&lt;p style=&quot; margin-top:0px; margin-bottom:0px; margin-left:0px; margin-right:0px; -qt-block-indent:0; text-indent:0px;&quot;&gt;&lt;span style=&quot; font-size:10pt;&quot;&gt;PJV&lt;/span&gt;&lt;/p&gt;
&lt;p style=&quot;-qt-paragraph-type:empty; margin-top:0px; margin-bottom:0px; margin-left:0px; margin-right:0px; -qt-block-indent:0; text-indent:0px; font-size:10pt;&quot;&gt;&lt;br /&gt;&lt;/p&gt;
&lt;p style=&quot; margin-top:0px; margin-bottom:0px; margin-left:0px; margin-right:0px; -qt-block-indent:0; text-indent:0px;&quot;&gt;&lt;span style=&quot; font-size:10pt; font-weight:600;&quot;&gt;Super Supporter! Reward&lt;/span&gt;&lt;/p&gt;
&lt;p style=&quot; margin-top:0px; margin-bottom:0px; margin-left:0px; margin-right:0px; -qt-block-indent:0; text-indent:0px;&quot;&gt;&lt;span style=&quot; font-size:10pt;&quot;&gt;-----&lt;/span&gt;&lt;/p&gt;
&lt;p style=&quot; margin-top:0px; margin-bottom:0px; margin-left:0px; margin-right:0px; -qt-block-indent:0; text-indent:0px;&quot;&gt;&lt;span style=&quot; font-size:10pt;&quot;&gt;Mark Serbu&lt;/span&gt;&lt;/p&gt;
&lt;p style=&quot; margin-top:0px; margin-bottom:0px; margin-left:0px; margin-right:0px; -qt-block-indent:0; text-indent:0px;&quot;&gt;&lt;span style=&quot; font-size:10pt;&quot;&gt;Tim ONeill&lt;/span&gt;&lt;/p&gt;
&lt;p style=&quot;-qt-paragraph-type:empty; margin-top:0px; margin-bottom:0px; margin-left:0px; margin-right:0px; -qt-block-indent:0; text-indent:0px; font-size:10pt;&quot;&gt;&lt;br /&gt;&lt;/p&gt;
&lt;p style=&quot; margin-top:0px; margin-bottom:0px; margin-left:0px; margin-right:0px; -qt-block-indent:0; text-indent:0px;&quot;&gt;&lt;span style=&quot; font-size:10pt; font-weight:600;&quot;&gt;Support the camera, get videos! Reward&lt;/span&gt;&lt;/p&gt;
&lt;p style=&quot; margin-top:0px; margin-bottom:0px; margin-left:0px; margin-right:0px; -qt-block-indent:0; text-indent:0px;&quot;&gt;&lt;span style=&quot; font-size:10pt;&quot;&gt;-----&lt;/span&gt;&lt;/p&gt;
&lt;p style=&quot; margin-top:0px; margin-bottom:0px; margin-left:0px; margin-right:0px; -qt-block-indent:0; text-indent:0px;&quot;&gt;&lt;span style=&quot; font-size:10pt;&quot;&gt;EEVblog&lt;/span&gt;&lt;/p&gt;
&lt;p style=&quot; margin-top:0px; margin-bottom:0px; margin-left:0px; margin-right:0px; -qt-block-indent:0; text-indent:0px;&quot;&gt;&lt;span style=&quot; font-size:10pt;&quot;&gt;Tjousk&lt;/span&gt;&lt;/p&gt;
&lt;p style=&quot; margin-top:0px; margin-bottom:0px; margin-left:0px; margin-right:0px; -qt-block-indent:0; text-indent:0px;&quot;&gt;&lt;span style=&quot; font-size:10pt;&quot;&gt;Michael Shick&lt;/span&gt;&lt;/p&gt;
&lt;p style=&quot; margin-top:0px; margin-bottom:0px; margin-left:0px; margin-right:0px; -qt-block-indent:0; text-indent:0px;&quot;&gt;&lt;span style=&quot; font-size:10pt;&quot;&gt;ExperimentBoy&lt;/span&gt;&lt;/p&gt;
&lt;p style=&quot; margin-top:0px; margin-bottom:0px; margin-left:0px; margin-right:0px; -qt-block-indent:0; text-indent:0px;&quot;&gt;&lt;span style=&quot; font-size:10pt;&quot;&gt;Levon Avagyan&lt;/span&gt;&lt;/p&gt;
&lt;p style=&quot; margin-top:0px; margin-bottom:0px; margin-left:0px; margin-right:0px; -qt-block-indent:0; text-indent:0px;&quot;&gt;&lt;span style=&quot; font-size:10pt;&quot;&gt;Carey Bishop&lt;/span&gt;&lt;/p&gt;
&lt;p style=&quot; margin-top:0px; margin-bottom:0px; margin-left:0px; margin-right:0px; -qt-block-indent:0; text-indent:0px;&quot;&gt;&lt;span style=&quot; font-size:10pt;&quot;&gt;Hu Sun&lt;/span&gt;&lt;/p&gt;
&lt;p style=&quot; margin-top:0px; margin-bottom:0px; margin-left:0px; margin-right:0px; -qt-block-indent:0; text-indent:0px;&quot;&gt;&lt;span style=&quot; font-size:10pt;&quot;&gt;Kevin Karan&lt;/span&gt;&lt;/p&gt;
&lt;p style=&quot; margin-top:0px; margin-bottom:0px; margin-left:0px; margin-right:0px; -qt-block-indent:0; text-indent:0px;&quot;&gt;&lt;span style=&quot; font-size:10pt;&quot;&gt;Mika Kujanpää&lt;/span&gt;&lt;/p&gt;
&lt;p style=&quot; margin-top:0px; margin-bottom:0px; margin-left:0px; margin-right:0px; -qt-block-indent:0; text-indent:0px;&quot;&gt;&lt;span style=&quot; font-size:10pt;&quot;&gt;Andrea Boari&lt;/span&gt;&lt;/p&gt;
&lt;p style=&quot; margin-top:0px; margin-bottom:0px; margin-left:0px; margin-right:0px; -qt-block-indent:0; text-indent:0px;&quot;&gt;&lt;span style=&quot; font-size:10pt;&quot;&gt;Max Peal&lt;/span&gt;&lt;/p&gt;
&lt;p style=&quot; margin-top:0px; margin-bottom:0px; margin-left:0px; margin-right:0px; -qt-block-indent:0; text-indent:0px;&quot;&gt;&lt;span style=&quot; font-size:10pt;&quot;&gt;Derf&lt;/span&gt;&lt;/p&gt;
&lt;p style=&quot; margin-top:0px; margin-bottom:0px; margin-left:0px; margin-right:0px; -qt-block-indent:0; text-indent:0px;&quot;&gt;&lt;span style=&quot; font-size:10pt;&quot;&gt;Pablo Pulido&lt;/span&gt;&lt;/p&gt;
&lt;p style=&quot; margin-top:0px; margin-bottom:0px; margin-left:0px; margin-right:0px; -qt-block-indent:0; text-indent:0px;&quot;&gt;&lt;span style=&quot; font-size:10pt;&quot;&gt;John Fera&lt;/span&gt;&lt;/p&gt;
&lt;p style=&quot; margin-top:0px; margin-bottom:0px; margin-left:0px; margin-right:0px; -qt-block-indent:0; text-indent:0px;&quot;&gt;&lt;span style=&quot; font-size:10pt;&quot;&gt;JBerthier&lt;/span&gt;&lt;/p&gt;
&lt;p style=&quot; margin-top:0px; margin-bottom:0px; margin-left:0px; margin-right:0px; -qt-block-indent:0; text-indent:0px;&quot;&gt;&lt;span style=&quot; font-size:10pt;&quot;&gt;Graham Rowan&lt;/span&gt;&lt;/p&gt;
&lt;p style=&quot; margin-top:0px; margin-bottom:0px; margin-left:0px; margin-right:0px; -qt-block-indent:0; text-indent:0px;&quot;&gt;&lt;span style=&quot; font-size:10pt;&quot;&gt;David Ghazawy&lt;/span&gt;&lt;/p&gt;
&lt;p style=&quot; margin-top:0px; margin-bottom:0px; margin-left:0px; margin-right:0px; -qt-block-indent:0; text-indent:0px;&quot;&gt;&lt;span style=&quot; font-size:10pt;&quot;&gt;Patrick de DigitaLnoia&lt;/span&gt;&lt;/p&gt;
&lt;p style=&quot; margin-top:0px; margin-bottom:0px; margin-left:0px; margin-right:0px; -qt-block-indent:0; text-indent:0px;&quot;&gt;&lt;span style=&quot; font-size:10pt;&quot;&gt;Cprossu&lt;/span&gt;&lt;/p&gt;
&lt;p style=&quot; margin-top:0px; margin-bottom:0px; margin-left:0px; margin-right:0px; -qt-block-indent:0; text-indent:0px;&quot;&gt;&lt;span style=&quot; font-size:10pt;&quot;&gt;Soha Salem&lt;/span&gt;&lt;/p&gt;
&lt;p style=&quot; margin-top:0px; margin-bottom:0px; margin-left:0px; margin-right:0px; -qt-block-indent:0; text-indent:0px;&quot;&gt;&lt;span style=&quot; font-size:10pt;&quot;&gt;R. Haseitl&lt;/span&gt;&lt;/p&gt;
&lt;p style=&quot; margin-top:0px; margin-bottom:0px; margin-left:0px; margin-right:0px; -qt-block-indent:0; text-indent:0px;&quot;&gt;&lt;span style=&quot; font-size:10pt;&quot;&gt;Piotr Esden-Tempski&lt;/span&gt;&lt;/p&gt;
&lt;p style=&quot; margin-top:0px; margin-bottom:0px; margin-left:0px; margin-right:0px; -qt-block-indent:0; text-indent:0px;&quot;&gt;&lt;span style=&quot; font-size:10pt;&quot;&gt;Cyril Gentas - @CGFlyer_&lt;/span&gt;&lt;/p&gt;
&lt;p style=&quot; margin-top:0px; margin-bottom:0px; margin-left:0px; margin-right:0px; -qt-block-indent:0; text-indent:0px;&quot;&gt;&lt;span style=&quot; font-size:10pt;&quot;&gt;Tubical&lt;/span&gt;&lt;/p&gt;
&lt;p style=&quot; margin-top:0px; margin-bottom:0px; margin-left:0px; margin-right:0px; -qt-block-indent:0; text-indent:0px;&quot;&gt;&lt;span style=&quot; font-size:10pt;&quot;&gt;Austin Wenger&lt;/span&gt;&lt;/p&gt;
&lt;p style=&quot;-qt-paragraph-type:empty; margin-top:0px; margin-bottom:0px; margin-left:0px; margin-right:0px; -qt-block-indent:0; text-indent:0px; font-size:10pt;&quot;&gt;&lt;br /&gt;&lt;/p&gt;
&lt;p style=&quot; margin-top:0px; margin-bottom:0px; margin-left:0px; margin-right:0px; -qt-block-indent:0; text-indent:0px;&quot;&gt;&lt;span style=&quot; font-size:10pt;&quot;&gt;Plus 19 backers who wished to remain anonymous.&lt;/span&gt;&lt;/p&gt;&lt;/body&gt;&lt;/html&gt;</string>
     </property>
    </widget>
   </widget>
  </widget>
  <zorder>backdrop</zorder>
  <zorder>headerlabel</zorder>
  <zorder>uiDone</zorder>
  <zorder>uiScrollArea</zorder>
  <zorder>uiScroll</zorder>
 </widget>
 <customwidgets>
  <customwidget>
   <class>Backdrop</class>
   <extends>QLabel</extends>
   <header>backdrop</header>
  </customwidget>
  <customwidget>
   <class>Button</class>
   <extends>QPushButton</extends>
   <header>button</header>
  </customwidget>
  <customwidget>
   <class>HeaderLabel</class>
   <extends>QLabel</extends>
   <header>header_label</header>
  </customwidget>
  <customwidget>
   <class>Label</class>
   <extends>QLabel</extends>
   <header>label</header>
  </customwidget>
  <customwidget>
   <class>Slider</class>
   <extends>QSlider</extends>
   <header>slider</header>
  </customwidget>
 </customwidgets>
 <resources/>
 <connections/>
</ui>
